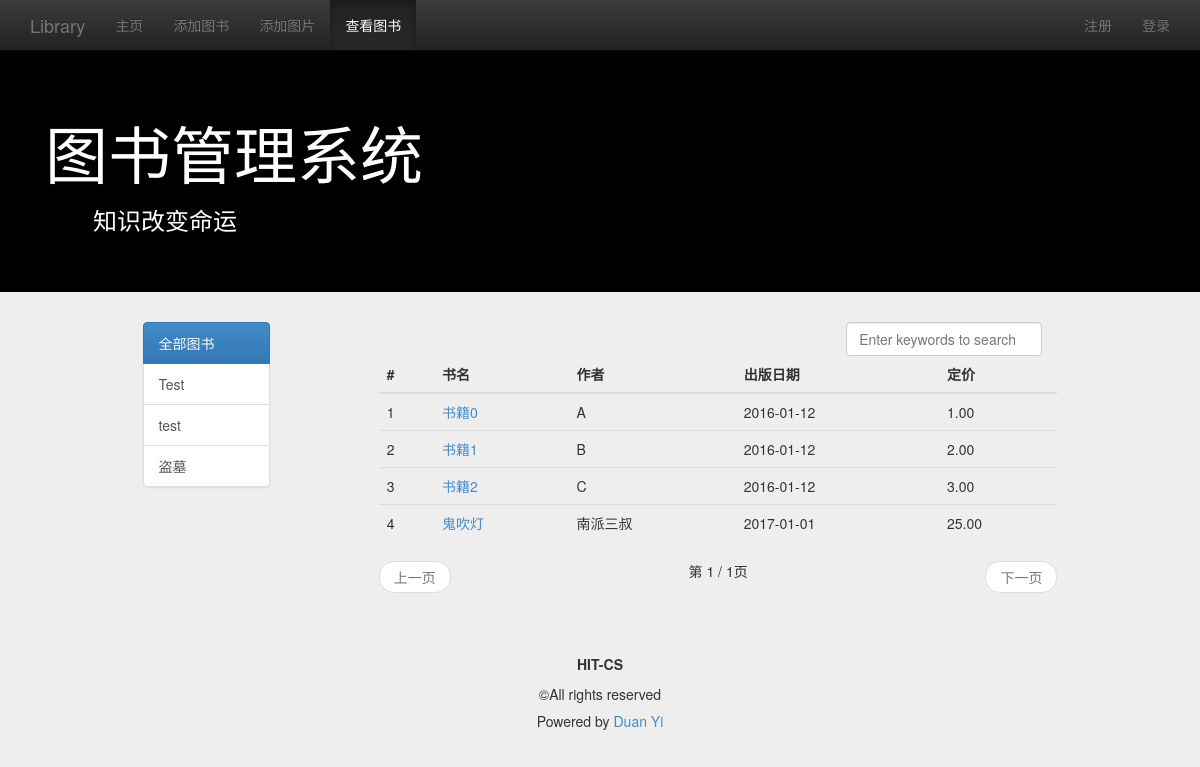
The app's page /view_book_list/ with its own data.
### management/models.py (models this page shows, shortened)
class Book(models.Model):
    name = models.CharField(max_length=128)
    price = models.FloatField()
    author = models.CharField(max_length=128)
    publish_date = models.DateField()
    category = models.CharField(max_length=128)
    class META:
        ordering = ['name']

### management/views.py (the view)
# urls.py: url(r'^view_book_list/$', views.view_book_list, name='view_book_list'),
def view_book_list(request):
    user = request.user if request.user.is_authenticated() else None
    category_list = Book.objects.values_list('category', flat=True).distinct()
    query_category = request.GET.get('category', 'all')
    if (not query_category) or Book.objects.filter(category=query_category).count() is 0:
        query_category = 'all'
        book_list = Book.objects.all()
    else:
        book_list = Book.objects.filter(category=query_category)
    if request.method == 'POST':
        keyword = request.POST.get('keyword', '')
        book_list = Book.objects.filter(name__contains=keyword)
        query_category = 'all'
    paginator = Paginator(book_list, 5)
    page = request.GET.get('page')
    try:
        book_list = paginator.page(page)
    except PageNotAnInteger:
        book_list = paginator.page(1)
    except EmptyPage:
        book_list = paginator.page(paginator.num_pages)
    content = {
        'user': user,
        'active_menu': 'view_book',
        'category_list': category_list,
        'query_category': query_category,
        'book_list': book_list,
    }
    return render(request, 'management/view_book_list.html', content)

### templates/management/view_book_list.html (shortened to what this page needs)
{% extends "management/base.html" %}
{% load staticfiles %}
{% block content %}
    <div class="container">
        <div class="row">
            <div class="col-md-10 col-md-offset-1">
                <div class="col-md-2">
                    <div class="list-group">
                        <a href="{% url 'view_book_list' %}" class="list-group-item" id="id_category_all">
                            全部图书
                        </a>
                        {% for category in category_list %}
                            <a href="{% url 'view_book_list' %}?category={{ category }}" class="list-group-item"
                               id="id_category_{{ category }}">
                                {{ category }}
                            </a>
                        {% endfor %}
                    </div>
                </div>
                <div class="col-md-9 col-md-offset-1">
                    <div class="col-md-4 col-md-offset-8">
                        <form role="form" method="post" name="search_form">
                            <input type="search" class="form-control" name="keyword"
                                   placeholder="Enter keywords to search" id="id_search_input" onkeyup="key_up()"
                                   autofocus>
                        </form>
                    </div>
                    <table class="table table-hover">
                        <thead>
                        <tr>
                            <th>#</th>
                            <th>书名</th>
                            <th>作者</th>
                            <th>出版日期</th>
                            <th>定价</th>
                        </tr>
                        </thead>
                        <tbody>
                        {% for book in book_list %}
                            <tr>
                                <td>{{ forloop.counter }}</td>
                                <td><a href="{% url 'detail' %}?id={{ book.id }}">{{ book.name }}</a></td>
                                <td>{{ book.author }}</td>
                                <td>{{ book.publish_date|date:"Y-m-d" }}</td>
                                <td>{{ book.price|floatformat:2 }}</td>
                            </tr>
                        {% empty %}
                            <tr>
                                <td>暂无图书</td>
                            </tr>
                        {% endfor %}
                        </tbody>
                    </table>
                    <nav>
                        <ul class="pager">
                            {% if book_list.has_previous %}
                                <li class="previous"><a
                                        href="?typ={{ query_category }}&page={{ book_list.previous_page_number }}">上一页</a>
                                </li>
                            {% else %}
                                <li class="previous disabled"><a href="#">上一页</a></li>
                            {% endif %}
                            第 {{ book_list.number }} / {{ book_list.paginator.num_pages }}页
                            {% if book_list.has_next %}
                                <li class="next"><a
                                        href="?typ={{ query_category }}&page={{ book_list.next_page_number }}">下一页</a>
                                </li>
                            {% else %}
                                <li class="next disabled"><a href="#">下一页</a></li>
                            {% endif %}
                        </ul>
                    </nav>
                </div>
            </div>
        </div>
    </div>
{% endblock %}

### templates/management/base.html (shortened to what this page needs)
{% load staticfiles %}
<!DOCTYPE html>
<html lang="zh-cn">
<head>
    <link rel="stylesheet" type="text/css" href="{% static 'css/bootstrap.min.css' %}">
    <link rel="stylesheet" type="text/css" href="{% static 'css/bootstrap-theme.min.css' %}">
    <link rel="stylesheet" type="text/css" href="{% static 'css/base.css' %}">
</head>
<body>
<nav class="navbar navbar-inverse navbar-fixed-top" role="navigation">
    <div class="container">
        <div class="navbar-header">
            <a href="{% url 'homepage' %}" class="navbar-brand">Library</a>
        </div>
        <div class="collapse navbar-collapse" id="navbar-collapse-basepage">
            <ul class="nav navbar-nav">
                <li id="homepage"><a href="{% url 'homepage' %}">主页</a></li>
                    <li id="add_book"><a href="{% url 'add_book' %}">添加图书</a></li>
                    <li id="add_img"><a href="{% url 'add_img' %}">添加图片</a></li>
                <li id="view_book"><a href="{% url 'view_book_list' %}">查看图书</a></li>
            </ul>
            <ul class="nav navbar-nav navbar-right">
                {% if user %}
                    <li><p class="navbar-text">欢迎你&nbsp;&nbsp;<span id="base_name">{{ user.myuser.nickname }}</span></p>
                    </li>
                    <li><a href="{% url 'logout' %}">注销</a></li>
                    <li><a href="{% url 'set_password' %}">修改密码</a></li>
                {% else %}
                    <li><a href="{% url 'signup' %}">注册</a></li>
                    <li><a href="{% url 'login' %}">登录</a></li>
                {% endif %}
            </ul>
        </div>
    </div>
</nav>
<header class="jumbotron subhead" id="header-base">
    <div class="container">
        <h1>图书管理系统</h1>
        <h3>&emsp;&emsp;知识改变命运</h3>
    </div>
</header>
{% block content %}{% endblock %}
<footer class="footer" role="contentinfo">
    <hr>
    <div class="container">
        <p class="text-center"><strong>HIT-CS</strong></p>
        <p class="text-center">©All rights reserved</p>
        <h5 class="text-center"> Powered by&nbsp;<a href="http://yumendy.com/">Duan Yi</a></h5>
    </div>
</footer>
</body>
</html>

### management/static/css/base.css (style rules this page uses)
body { padding-top: 50px; background-color: #eeeeee; }
#header-base { background-color: #000; color: #fff; }

### records on screen
Book: name "书籍0", author "A", publish_date "2016-01-12", price "1.00"
Book: name "书籍1", author "B", publish_date "2016-01-12", price "2.00"
Book: name "书籍2", author "C", publish_date "2016-01-12", price "3.00"
Book: name "鬼吹灯", author "南派三叔", publish_date "2017-01-01", price "25.00"

### other values on screen
{{ category }} "Test" "test" "盗墓"
{{ book_list.number }} "1"
{{ book_list.paginator.num_pages }} "1"
